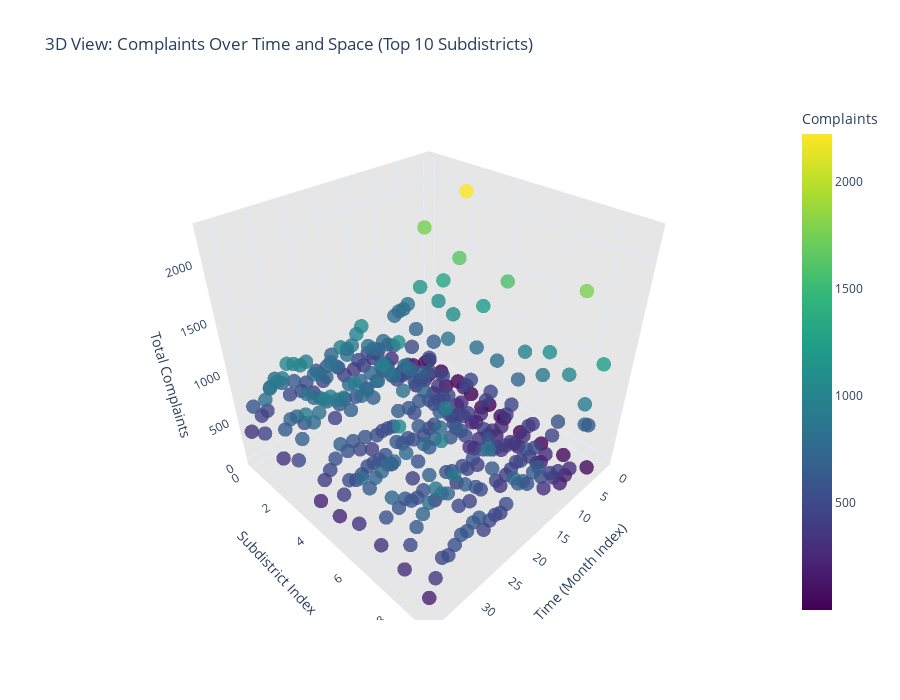

The notebook cell saved with this chart:
### Markdown cell above
### Graph Visualization 6: 3D Scatter - Temporal and Spatial Distribution

### Code cell
# Sample data for 3D visualization (top 10 subdistricts, monthly aggregation)
sample_data = daily_data[daily_data['subdistrict'].isin(top_10_subdistricts.index)].copy()
sample_data['month_year'] = sample_data['date_obj'].dt.to_period('M').astype(str)
sample_data['total_complaints'] = sample_data[target_cols].sum(axis=1)

# Aggregate by month and subdistrict
monthly_agg = sample_data.groupby(['month_year', 'subdistrict'])['total_complaints'].sum().reset_index()

# Create month index for plotting
monthly_agg['month_idx'] = pd.factorize(monthly_agg['month_year'])[0]
monthly_agg['subdistrict_idx'] = pd.factorize(monthly_agg['subdistrict'])[0]

# Create 3D scatter plot
fig = go.Figure(data=[go.Scatter3d(
    x=monthly_agg['month_idx'],
    y=monthly_agg['subdistrict_idx'],
    z=monthly_agg['total_complaints'],
    mode='markers',
    marker=dict(
        size=5,
        color=monthly_agg['total_complaints'],
        colorscale='Viridis',
        showscale=True,
        colorbar=dict(title="Complaints"),
        opacity=0.8
    ),
    text=[f"{row['month_year']}<br>{row['subdistrict']}<br>{row['total_complaints']:.0f} complaints" 
          for _, row in monthly_agg.iterrows()],
    hoverinfo='text'
)])

# Update layout
fig.update_layout(
    title='3D View: Complaints Over Time and Space (Top 10 Subdistricts)',
    scene=dict(
        xaxis=dict(title='Time (Month Index)', backgroundcolor="rgb(230, 230,230)"),
        yaxis=dict(title='Subdistrict Index', backgroundcolor="rgb(230, 230,230)"),
        zaxis=dict(title='Total Complaints', backgroundcolor="rgb(230, 230,230)"),
    ),
    height=700,
    template='plotly_white'
)

fig.show()

### Figure 1 — Plotly figure (JSON) as saved in the notebook; plotly's stock layout.template omitted (floating-point values rounded to 4 significant figures; data arrays with more than 128 entries replaced by an {"elided": "..."} marker saying what was removed)
{"data": [{"hoverinfo": "text", "marker": {"color": {"elided": "337 int values"}, "colorbar": {"title": {"text": "Complaints"}}, "colorscale": [[0, "#440154"], [0.1111, "#482878"], [0.2222, "#3e4989"], [0.3333, "#31688e"], [0.4444, "#26828e"], [0.5556, "#1f9e89"], [0.6667, "#35b779"], [0.7778, "#6ece58"], [0.8889, "#b5de2b"], [1, "#fde725"]], "opacity": 0.8, "showscale": true, "size": 5}, "mode": "markers", "text": {"elided": "337 str values"}, "type": "scatter3d", "x": {"elided": "337 int values"}, "y": {"elided": "337 int values"}, "z": {"elided": "337 int values"}}], "layout": {"height": 700, "scene": {"xaxis": {"backgroundcolor": "rgb(230, 230,230)", "title": {"text": "Time (Month Index)"}}, "yaxis": {"backgroundcolor": "rgb(230, 230,230)", "title": {"text": "Subdistrict Index"}}, "zaxis": {"backgroundcolor": "rgb(230, 230,230)", "title": {"text": "Total Complaints"}}}, "title": {"text": "3D View: Complaints Over Time and Space (Top 10 Subdistricts)"}}}
